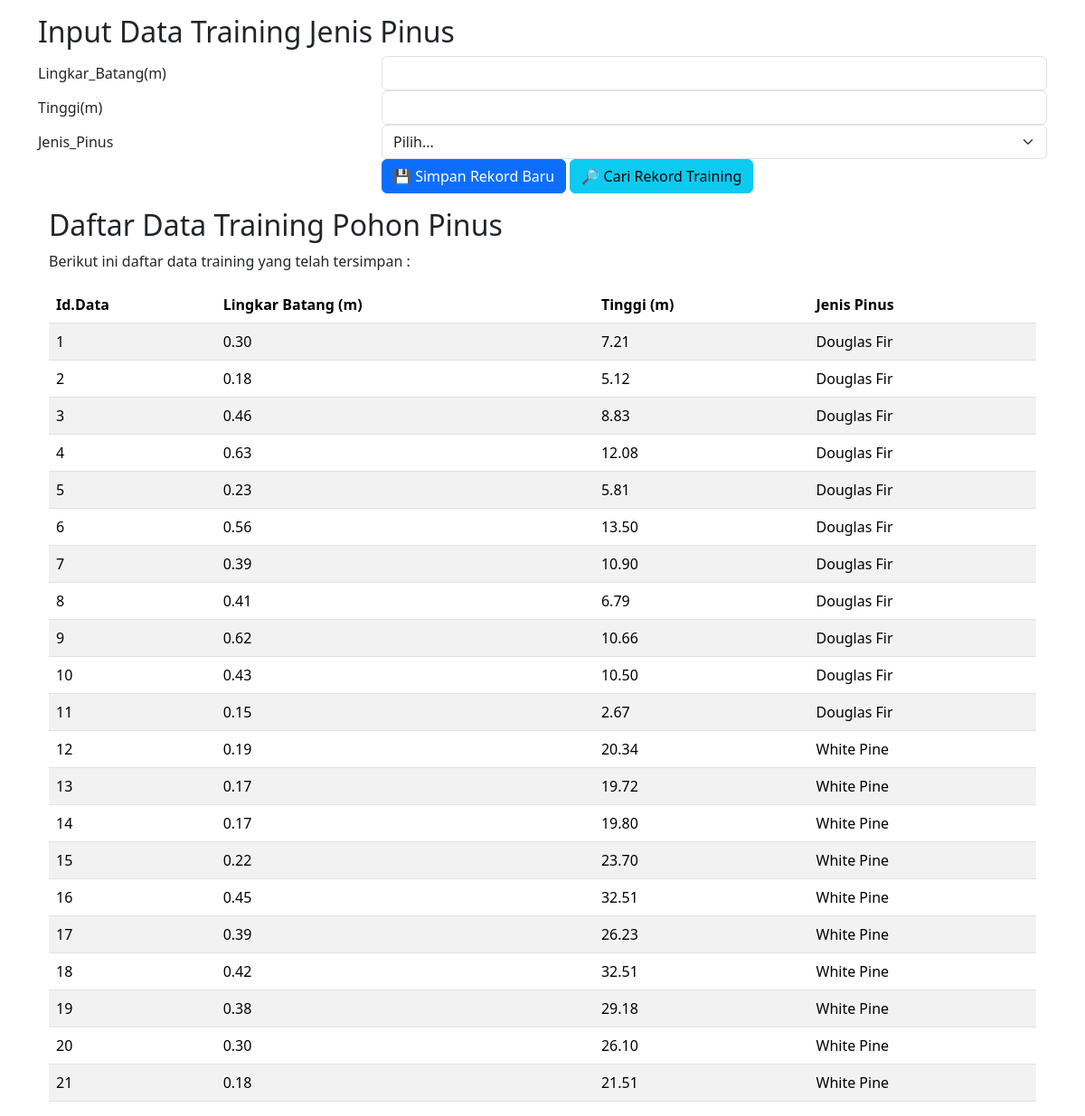
The page /input_data_training.php on the database its author committed.
### tables this page shows
CREATE TABLE `datatraining` (
  `IdData` int(11) NOT NULL,
  `Lingkar_Batang_m` double(5,2) DEFAULT NULL,
  `Tinggi_m` double(5,2) DEFAULT NULL,
  `Jenis_Pinus` varchar(15) NOT NULL
);

### tabel_daftar_training.php (the view, shortened to what this page needs)
<!DOCTYPE html>
<html lang="en">
<head>
  <link href="https://cdn.jsdelivr.net/npm/bootstrap@5.3.3/dist/css/bootstrap.min.css" rel="stylesheet">
</head>
<body>
<div class="container mt-3">
  <h2>Daftar Data Training Pohon Pinus</h2>
  <p>Berikut ini daftar data training yang telah tersimpan :</p>
  <table class="table table-striped">
    <thead>
      <tr>
        <th>Id.Data</th>
        <th>Lingkar Batang (m)</th>
        <th>Tinggi (m)</th>
        <th>Jenis Pinus</th>
      </tr>
    </thead>
    <tbody>
      <?php
      $sql = "SELECT * FROM `datatraining`";
      $q = mysqli_query($koneksi, $sql);
      if ($q && mysqli_num_rows($q) > 0) {
        while ($r = mysqli_fetch_array($q)) {
      ?>
      <tr>
        <td><?php echo $r['IdData']; ?></td>
        <td><?php echo $r['Lingkar_Batang_m']; ?></td>
        <td><?php echo $r['Tinggi_m']; ?></td>
        <td><?php echo $r['Jenis_Pinus']; ?></td>
      </tr>
      <?php
        }
      } else {
      ?>
      <tr>
        <td colspan="4" class="text-center">Data tidak ditemukan.</td>
      </tr>
      <?php
      }
      ?>
    </tbody>
  </table>
</div>
</body>
</html>

### input_data_training.php (shortened to what this page needs)
<!DOCTYPE html>
<html lang="en">
<head>
  <link href="https://cdn.jsdelivr.net/npm/bootstrap@5.3.3/dist/css/bootstrap.min.css" rel="stylesheet">
</head>
<body>
<div class="container mt-3">
  <h2>Input Data Training Jenis Pinus</h2>
  <form method="post">
  <div class="form-group row">
    <label for="Lingkar_Batang_m" class="col-4 col-form-label">Lingkar_Batang(m)</label>
    <div class="col-8">
      <input id="Lingkar_Batang_m" name="Lingkar_Batang_m" type="text" class="form-control" required="required">
    </div>
  </div>
  <div class="form-group row">
    <label for="Tinggi_m" class="col-4 col-form-label">Tinggi(m)</label>
    <div class="col-8">
      <input id="Tinggi_m" name="Tinggi_m" type="text" class="form-control" required="required">
    </div>
  </div>
  <div class="form-group row">
    <label for="Jenis_Pinus" class="col-4 col-form-label">Jenis_Pinus</label>
    <div class="col-8">
      <select class="form-select" id="Jenis_Pinus" name="Jenis_Pinus" required>
        <option value="">Pilih...</option>
    </select>
    </div>
  </div>
  <div class="form-group row">
    <div class="offset-4 col-8">
      <button name="submit" type="submit" class="btn btn-primary">💾 Simpan Rekord Baru</button>
      <button type="button" class="btn btn-info" data-bs-toggle="modal" data-bs-target="#myModal"> 🔎 Cari Rekord Training </button>
    </div>
  </div>
</form>
<?php
include_once('koneksi.db.php');
include('tabel_daftar_training.php');
?>
</div>
</body>
</html>

### rows shown on the page
datatraining: IdData "1", Lingkar_Batang_m "0.30", Tinggi_m "7.21", Jenis_Pinus "Douglas Fir"
datatraining: IdData "2", Lingkar_Batang_m "0.18", Tinggi_m "5.12", Jenis_Pinus "Douglas Fir"
datatraining: IdData "3", Lingkar_Batang_m "0.46", Tinggi_m "8.83", Jenis_Pinus "Douglas Fir"
datatraining: IdData "4", Lingkar_Batang_m "0.63", Tinggi_m "12.08", Jenis_Pinus "Douglas Fir"
datatraining: IdData "5", Lingkar_Batang_m "0.23", Tinggi_m "5.81", Jenis_Pinus "Douglas Fir"
datatraining: IdData "6", Lingkar_Batang_m "0.56", Tinggi_m "13.50", Jenis_Pinus "Douglas Fir"
datatraining: IdData "7", Lingkar_Batang_m "0.39", Tinggi_m "10.90", Jenis_Pinus "Douglas Fir"
datatraining: IdData "8", Lingkar_Batang_m "0.41", Tinggi_m "6.79", Jenis_Pinus "Douglas Fir"
datatraining: IdData "9", Lingkar_Batang_m "0.62", Tinggi_m "10.66", Jenis_Pinus "Douglas Fir"
datatraining: IdData "10", Lingkar_Batang_m "0.43", Tinggi_m "10.50", Jenis_Pinus "Douglas Fir"
datatraining: IdData "11", Lingkar_Batang_m "0.15", Tinggi_m "2.67", Jenis_Pinus "Douglas Fir"
datatraining: IdData "12", Lingkar_Batang_m "0.19", Tinggi_m "20.34", Jenis_Pinus "White Pine"
datatraining: IdData "13", Lingkar_Batang_m "0.17", Tinggi_m "19.72", Jenis_Pinus "White Pine"
datatraining: IdData "14", Lingkar_Batang_m "0.17", Tinggi_m "19.80", Jenis_Pinus "White Pine"
datatraining: IdData "15", Lingkar_Batang_m "0.22", Tinggi_m "23.70", Jenis_Pinus "White Pine"
datatraining: IdData "16", Lingkar_Batang_m "0.45", Tinggi_m "32.51", Jenis_Pinus "White Pine"
datatraining: IdData "17", Lingkar_Batang_m "0.39", Tinggi_m "26.23", Jenis_Pinus "White Pine"
datatraining: IdData "18", Lingkar_Batang_m "0.42", Tinggi_m "32.51", Jenis_Pinus "White Pine"
datatraining: IdData "19", Lingkar_Batang_m "0.38", Tinggi_m "29.18", Jenis_Pinus "White Pine"
datatraining: IdData "20", Lingkar_Batang_m "0.30", Tinggi_m "26.10", Jenis_Pinus "White Pine"
datatraining: IdData "21", Lingkar_Batang_m "0.18", Tinggi_m "21.51", Jenis_Pinus "White Pine"
